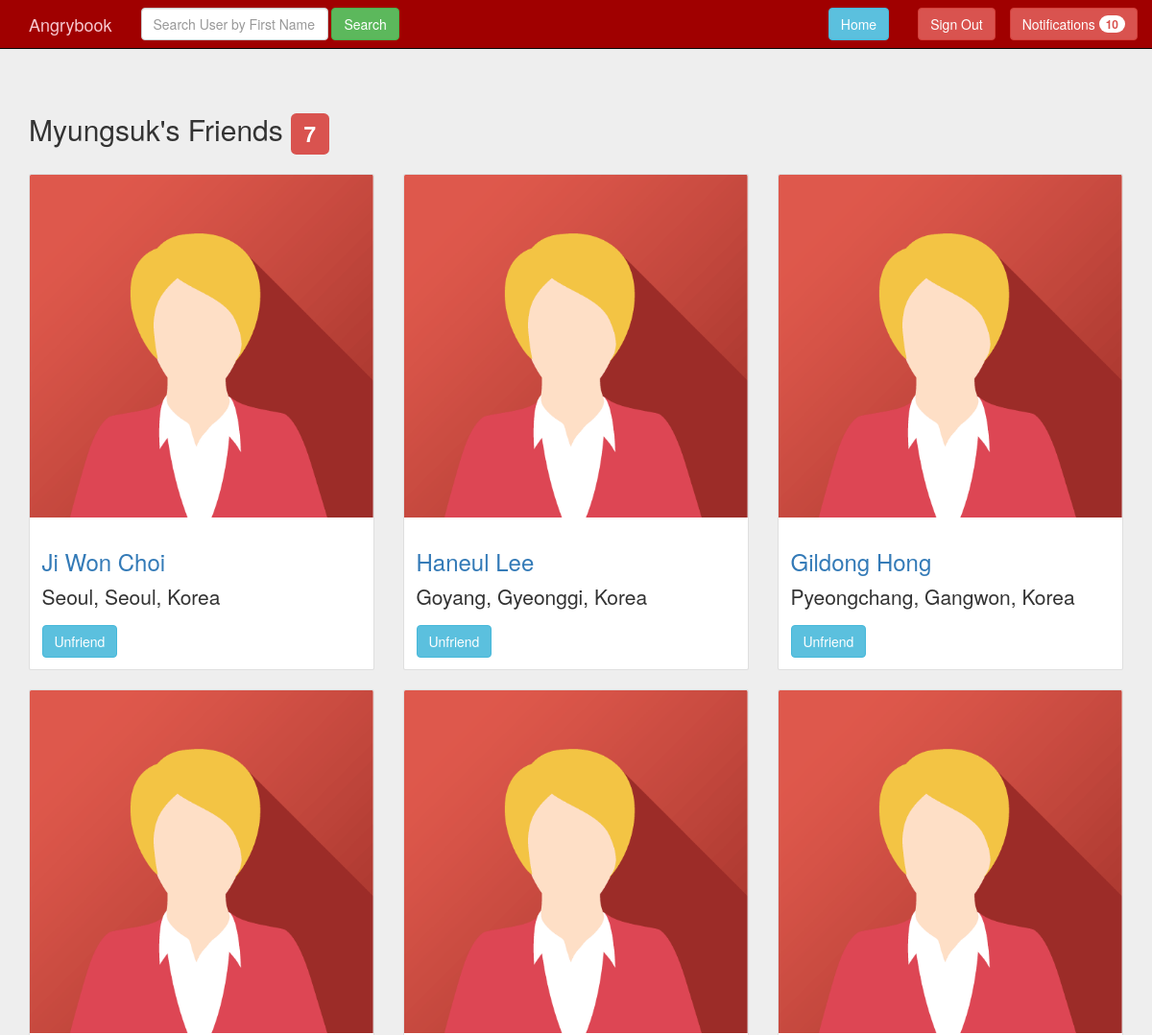
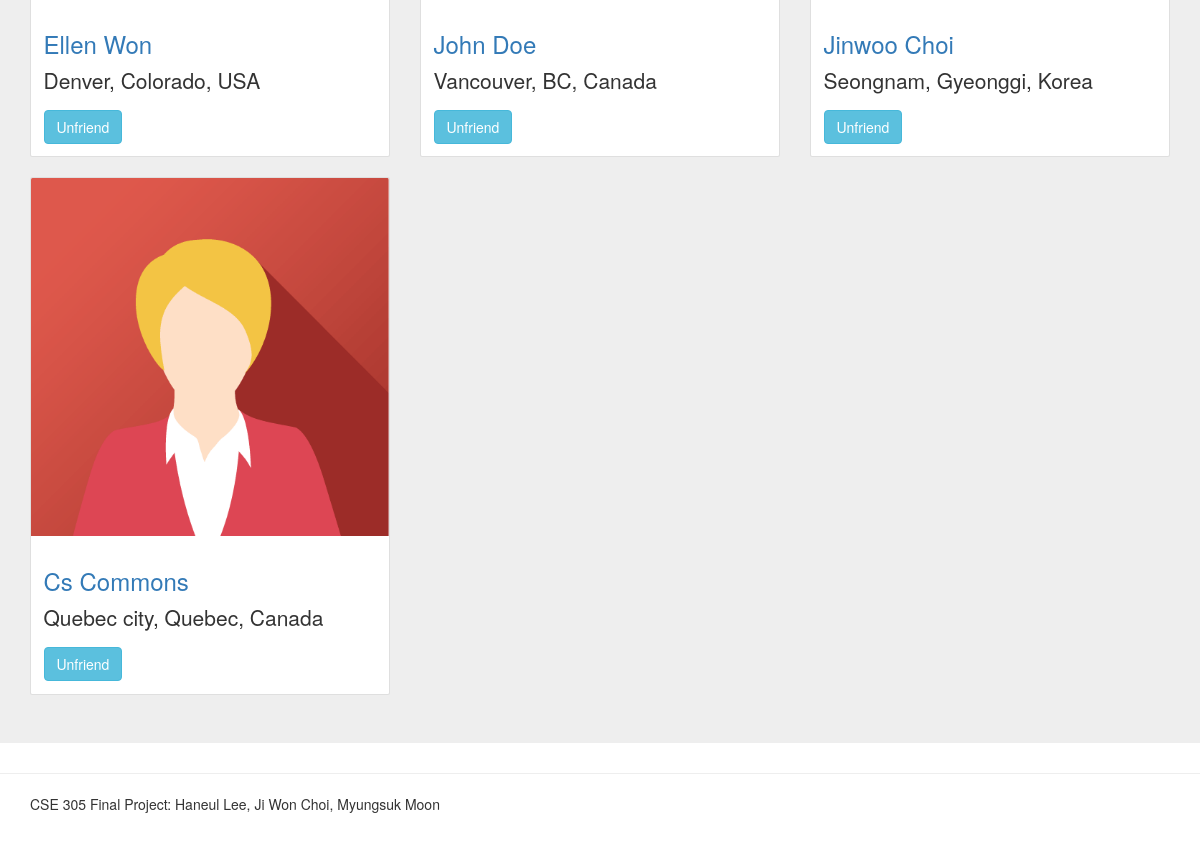
Page /friendlist.php?targetid=msmoon (signed in) on the committed database (2 pictures, top to bottom).
### tables this page shows
CREATE TABLE `Users` (
  `ID` varchar(20) NOT NULL,
  `password` varchar(50) NOT NULL,
  `firstName` varchar(20) NOT NULL,
  `lastName` varchar(20) NOT NULL,
  `city` varchar(20) DEFAULT NULL
);

### html/friendlist.php (the view, shortened to what this page needs)
<!DOCTYPE html>
<html lang="en">
<head>
    <link href="css/bootstrap.css" rel="stylesheet">
    <link href="css/jumbotron.css" rel="stylesheet">
</head>
<body>
<nav class="navbar navbar-inverse navbar-fixed-top" style="background-color: #a00000;">
    <div class="container">
        <div class="navbar-header">
            <a class="navbar-brand" href="timeLine.php" style="color: #f7c8d0;">Angrybook</a>
        </div>
        <form method="post" action="search.php" class="navbar-form navbar-left">
            <div class="form-group">
                <input type="text" name="search" placeholder="Search User by First Name" class="form-control" required="required">
            </div>
            <button type="submit" class="btn btn-success">Search</button>
        </form>
                  <?php include("notice.php"); ?>
        <form method="post" action="logout.php" class="navbar-form navbar-right">
            <button type="submit" class="btn btn-danger">Sign Out</button>
        </form>
        <form method="post" action="timeLine.php" class="navbar-form navbar-right">
            <button type="submit" class="btn btn-info">Home</button>
        </form>
        </div>
</nav>
<div class="jumbotron">
    <div class="container">
<?php
        $host = 'localhost';
        $user = 'cse305';
        $pw = '305final';
        $dbName = 'cse305';
        $mysqli = new mysqli($host, $user, $pw, $dbName);
        $targetid = $_GET[targetid];
        $id = $_SESSION['id'];
        if (isset($_SESSION['login']) && $_SESSION['login'] == true) {
            $query = "SELECT ID, firstName, lastName, city FROM Users
                        WHERE ID <> '$targetid' AND ID IN (SELECT uid2 FROM FriendWith WHERE uid1 = '$targetid')";
            $result = $mysqli->query($query);
            $numrows = $result->num_rows;
            $query = "SELECT firstName FROM Users WHERE ID = '$targetid'";
            $newresult = $mysqli->query($query);
            $newrow = mysqli_fetch_array($newresult);
            echo "<h2>" .$newrow[0]. "'s Friends <span class=\"label label-danger\">$numrows</span></h2><br>";
            if ($numrows > 0) {
                echo "<div class = 'row'>";
                $colwidth = 4;
                $counter = 0;
                while ($row = $result->fetch_assoc()) {
                    $firstName = $row['firstName'];
                    $lastName = $row['lastName'];
                    $city = $row['city'];
                    $query = "SELECT state FROM cityState WHERE city = '$city'";
                    $newresult = $mysqli->query($query);
                    $newrow = mysqli_fetch_array($newresult);
                    $state = $newrow['state'];
                    $query = "SELECT country FROM stateCountryArea WHERE state = '$state'";
                    $newresult = $mysqli->query($query);
                    $newrow = mysqli_fetch_array($newresult);
                    $country = $newrow['country'];
                    echo "<div class='col-md-" .$colwidth. "'>";
                        echo "<div class='card' style='width: 100%;'>";
                            echo "<img class='card-img-top' src='images/profile_avatar.png' alt='Profile Picture'>";
                            echo "<div class='card-body'>";
                                echo "<h3 class='card-title'><a href='personal.php?targetID=" .$row['ID']. "'>$firstName $lastName</a></h3>";
                                echo "<p class='card-text'>$city, $state, $country</p>";
                            if ($id === $targetid) {
                                echo "<form method='post' action='friendlist.php?targetid=$targetid'>";
                                echo "<button type='submit' class='btn btn-info'>Unfriend</button></td>";
                                echo "</form>";
                            }
                            echo "</div>";
                        echo "</div>";
                    echo "</div>";
                    $counter++;
                    if ($counter >= 3) {
                        $counter = 0;
                        echo "</div><br><div class='row'>";
                    }
                }
                echo "</div>";
            }
        }
        else {
            header("Location: login.php");
        }
        ?>
    </div>
</div>
<hr>
<footer class="container">
    <p>CSE 305 Final Project: Haneul Lee, Ji Won Choi, Myungsuk Moon</p>
</footer>
</body>
</html>

### html/notice.php (shortened to what this page needs)
<?php
if (isset($_SESSION['login']) && $_SESSION['login'] == true) {
    $id = $_SESSION['id'];
    $host = 'localhost';
    $user = 'cse305';
    $pw = '305final';
    $dbName = 'cse305';
    $mysqli = new mysqli($host, $user, $pw, $dbName);
    $sql = "SELECT * FROM notice WHERE uid='$id';";
    $result = $mysqli->query($sql);
    $numrows = $result->num_rows;
    echo "<div class='btn-group navbar-right'>";
        echo "<a class='btn dropdown-toggle btn-danger' data-toggle='dropdown' style='margin-top:8px' href='#'>";
              echo "Notifications <span class='badge badge-light'>$numrows</span>";
        echo "</a>";
	echo "</div>";
    }
?>

### html/css/jumbotron.css (style rules this page uses)
body { padding-top: 50px; padding-bottom: 20px; }

### rows in the picture
users: firstName "Myungsuk"
users: firstName "Ji Won", lastName "Choi", city "Seoul", state "Seoul", country "Korea"
users: firstName "Haneul", lastName "Lee", city "Goyang", state "Gyeonggi", country "Korea"
users: firstName "Gildong", lastName "Hong", city "Pyeongchang", state "Gangwon", country "Korea"
users: firstName "Ellen", lastName "Won", city "Denver", state "Colorado", country "USA"
users: firstName "John", lastName "Doe", city "Vancouver", state "BC", country "Canada"
users: firstName "Jinwoo", lastName "Choi", city "Seongnam", state "Gyeonggi", country "Korea"
users: firstName "Cs", lastName "Commons", city "Quebec city", state "Quebec", country "Canada"

### other values in the picture
$numrows "10"
$numrows "7"
